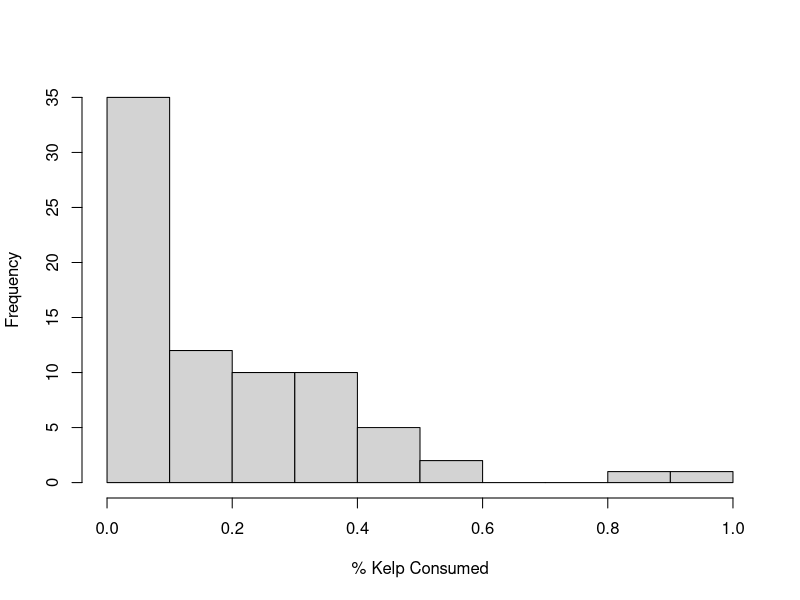
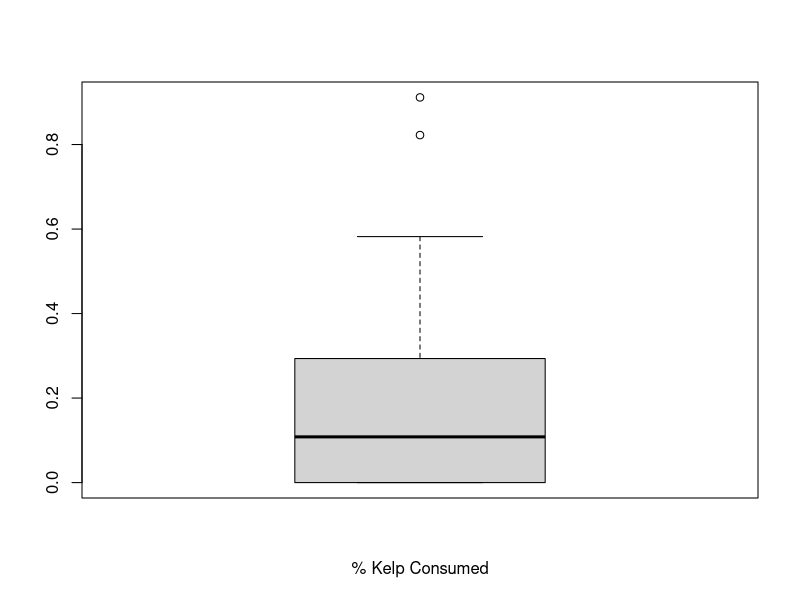
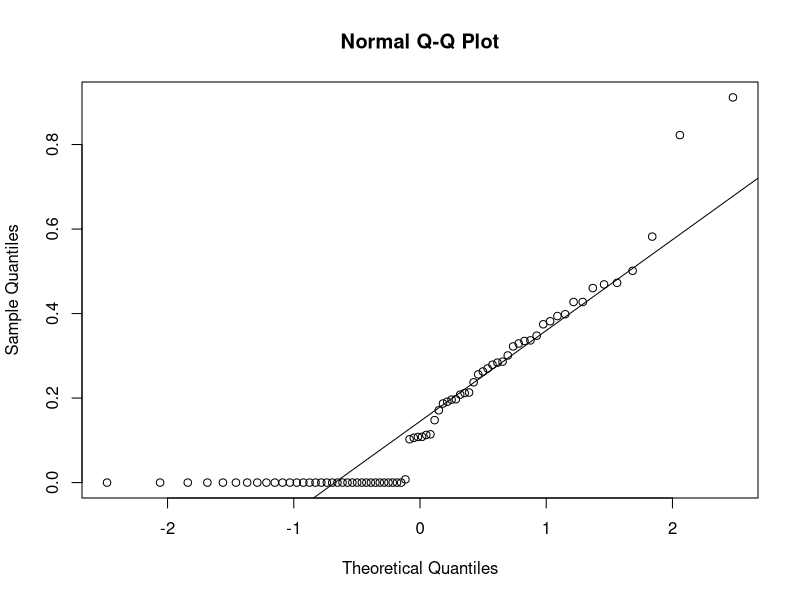
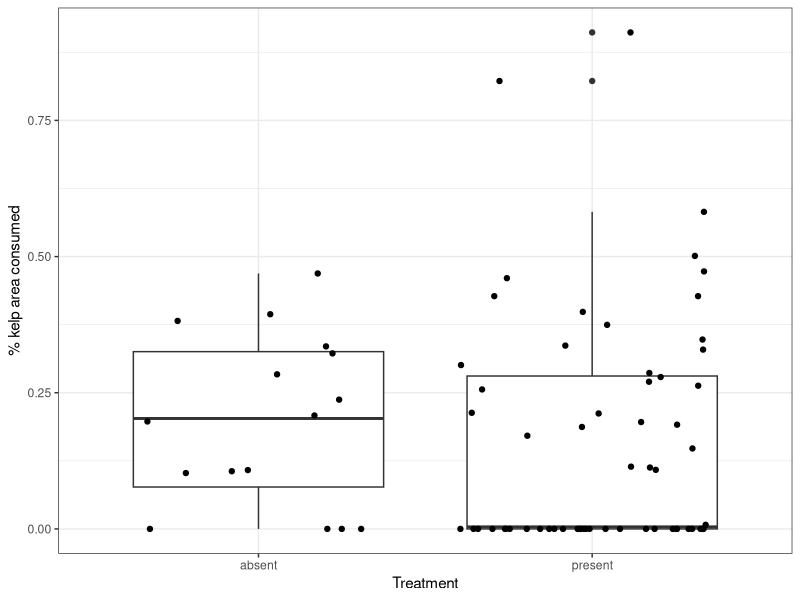
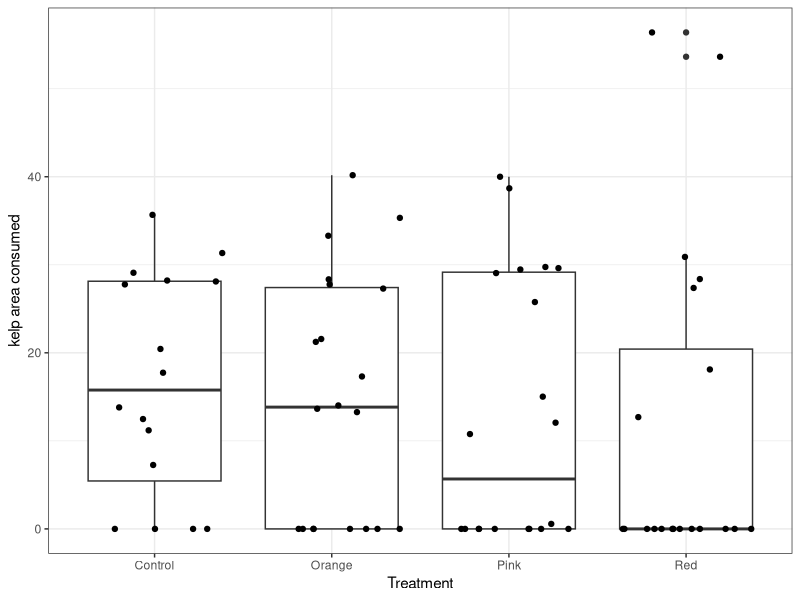
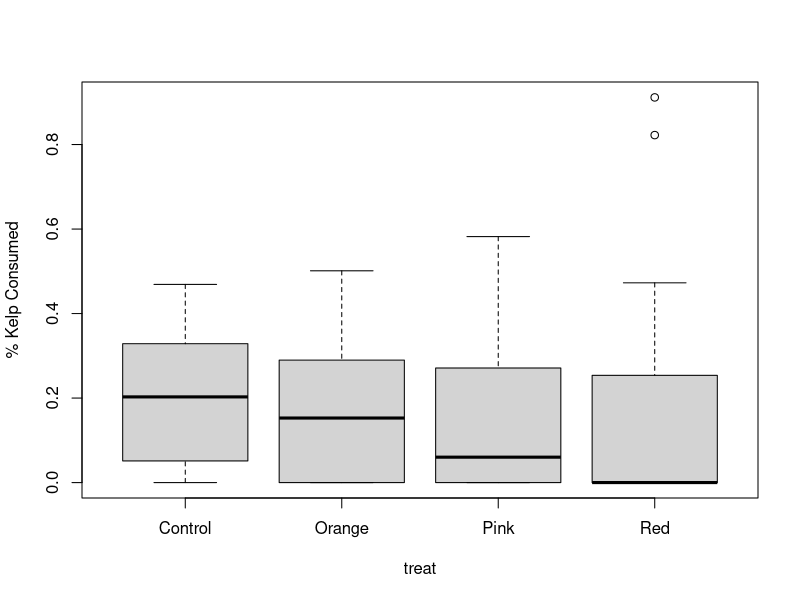
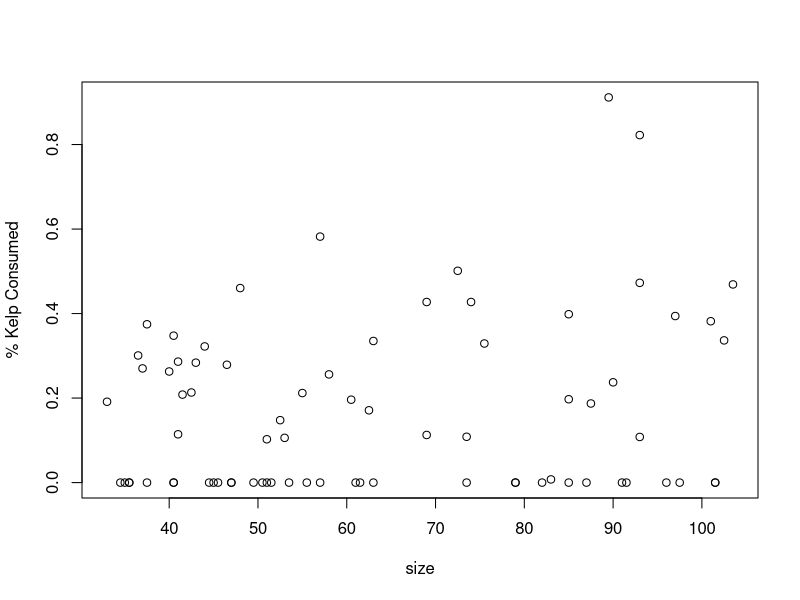
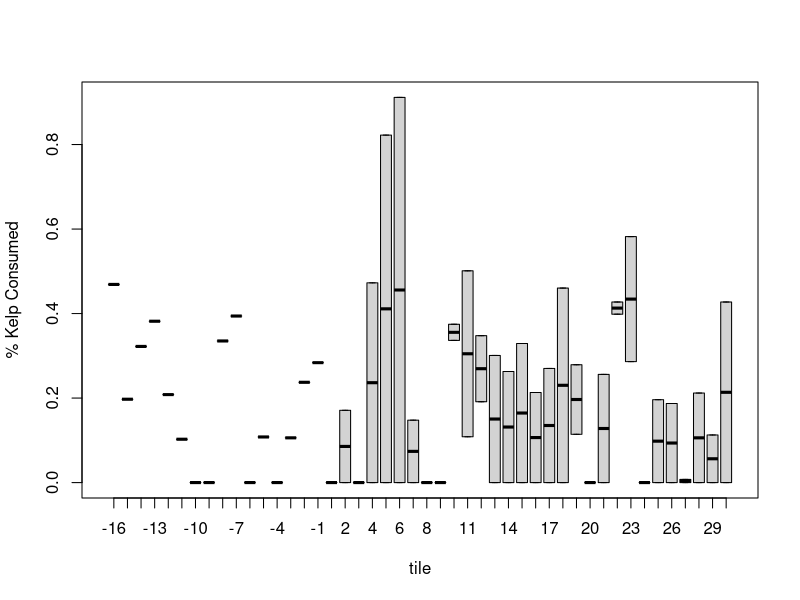

The R source for these figures, in order:
## Data analysis for Corynactis-Urchin deterrence experiment - kelp consumption ##
## Code by Amelia Ritger at UCSB on September 7, 2019 ##

library(tidyverse)
library(zoo)
library(readxl)

## LOAD DATA
data <- read_excel("data/raw.xlsx", sheet = "Kelp consumption")

## TIDY DATA
# To compare across treatments, presence/absence of Corynactis
data$corynactis_binary <- ifelse(data$`Treatment Number`>1, "present", "absent")
# Create variables: Kelp consumed, percent kelp consumed
data <- data %>%
  mutate(area_consumed_cm2=(`Kelp Before (cm^2)`-`Kelp After (cm^2)`)) %>%
  mutate(percent_consumed=(area_consumed_cm2/`Kelp Before (cm^2)`))

# look at "minimum % kelp consumed cutoff" contradictions between ImageJ and visual analysis
datan <- subset(data, `Kelp visibly consumed?`=="no")
datay <- subset(data, `Kelp visibly consumed?`=="yes")
sort(datan$percent_consumed) #If any percent consumption is less than 0.04, we assume there was no consumption (aka 'remove' ImageJ analysis error)...minus the one piece of kelp that definitely had a tiny bit of urchin chewing it
#data$percent_corrected <- ifelse(data$`Percent of Kelp Consumed`>0.04, data$`Percent of Kelp Consumed`, 0)
data$percent_corrected <- ifelse(data$`Kelp visibly consumed?`=="no", 0, data$percent_consumed)
data$area_corrected <- ifelse(data$`Kelp visibly consumed?`=="no", 0, data$area_consumed_cm2)

# To compare consumption (yes, no) across treatments
data$consumption_binary <- ifelse(data$percent_corrected>0, 1, 0)
# Average urchin body weight before and after trials
data <- data %>%
  mutate(urchin_avg_g = rowMeans(cbind(`Urchin weight before (g)`,`Urchin weight after (g)`)))
# To see if balcony versus wet lab location had an effect
data$experiment_location <- ifelse(data$`Tank number`>6, "Balcony", "Lab")
# To keep all control values rather than average them, assign each control trial a unique number
data$`Cory Tile Number`[data$`Cory Tile Number`==0] <- c(-1:-16)

# take averages (kelp consumption) of each tile, create new data frame from subsetted averages
data_avg <- data %>%
  group_by(`Cory Tile Number`) %>%                                     # group tile numbers together
  mutate(avg_area=mean(area_consumed_cm2, na.rm=TRUE))  %>%       # take mean kelp consumption of each tile group
  mutate(avg_percent=mean(percent_consumed, na.rm=TRUE)) %>% # take mean % kelp consumption of each tile group
  ungroup() %>%                                                        # ungroup data REALLY IMPT when using group_by
  distinct(`Cory Tile Number`, .keep_all = TRUE)                       # remove duplicate tiles


## ORGANIZE CODE
# assign the response variable to Y
Y <- as.numeric(data$percent_corrected) #binomial distribution? needs transformation
Yname <- as.character("% Kelp Consumed")

# assign the predictor variables to X
treat <- as.factor(data$Treatment)
size <- data$urchin_avg_g
tile <- as.factor(data$`Cory Tile Number`)
date <- as.factor(data$`Julian date`)
temp <- data$`Water Temperature (°C)`
kloc <- as.factor(data$`Kelp Location`)
tloc <- as.factor(data$experiment_location)
starv <- data$`Urchin Starvation Time (days)`
used <- as.factor(data$`Urchin "type"`)


## FIRST-PASS ANALYSIS 
#Univariate analysis for Y 
hist(Y, main="", xlab=Yname)
boxplot(Y, xlab=Yname)
qqnorm(Y)
qqline(Y)

# quick look at kelp consumption with and without Corynactis
ggplot(data,aes(x=corynactis_binary,y=percent_corrected))+
  geom_boxplot()+
  geom_jitter()+
  xlab("Treatment")+
  ylab("% kelp area consumed")+
  theme_bw()
#ggsave("figures/present_absent.pdf",a,width=5,height=5)

# rough model to look at effects of Corynactis on kelp consumption
m2 <- lm(Y~data$corynactis_binary)
summary(m2)

# quick look at kelp consumption by treatment
ggplot(data,aes(x=treat,y=area_corrected))+
  geom_boxplot()+
  geom_jitter()+
  xlab("Treatment")+
  ylab("kelp area consumed")+
  theme_bw()

# rough model to look at effects of treatment on kelp consumption
m1 <- lm(Y ~ treat)
summary(m1)

## now to do things properly...
# Visualize Y vs. Xs - are there any unpredicted effects?
plot(Y~treat, ylab=Yname)
plot(Y~size, ylab=Yname)
plot(Y~tile, ylab=Yname)
plot(Y~date, ylab=Yname)
plot(Y~temp, ylab=Yname)
plot(Y~kloc, ylab=Yname)
plot(Y~tloc, ylab=Yname)
plot(Y~starv, ylab=Yname)
plot(Y~used, ylab=Yname)

####################################################
# General one-way ANOVA: Mixed Model
####################################################
#### TO DO: deal with non-normal distribution of data

library(lmerTest)
m3 <- lmer(Y ~ treat + (1|tile))

summary(m3)
anova(m3)
anova(m3, ddf="lme4")
st <- step(m3)
plot(m3)

####################################################
# Chi-square test
###################################################
# Results: Red color morph is not necessarily more likely to have no consumption, since treatment and %consumption are independent

# Chi-square test for kelp consumption versus no consumption for yes/no Corynactis
t1<-table(data$corynactis_binary, data$consumption_binary)
rowSums(t1) #number of times Corynactis were or weren't used
colSums(t1) #number of times urchins did or did not eat
prop.table(t1)*100 #probability distribution table
cs <- chisq.test(data$corynactis_binary, data$consumption_binary)
cs$p.value #p value = 0.1326, yes/no consumption and yes/no Corynactis are independent
cs$observed #observed values
round(cs$expected,2) #expected values
round(cs$residuals, 3) #pearsons residuals
library(corrplot)
corrplot(cs$residuals, is.cor = FALSE) #visualize pearsons residuals; (blue color means positively associated with variables, red color means negatively associated with variables); controls driving a lot of this trend
contrib <- 100*cs$residuals^2/cs$statistic #contribution of residuals in %
round(contrib, 3) #visualize % contribution of pearsons residuals for each variable
corrplot(contrib, is.cor = FALSE) #visualize contribution - dependency is heavy on controls

# Chi-square test for kelp consumption versus no consumption across treatments
t2<-table(data$Treatment, data$consumption_binary)
#visualize contingency table
library(gplots)
balloonplot(t(t2), main ="", xlab ="", ylab="", label = FALSE, show.margins = FALSE)
cs <- chisq.test(data$Treatment, data$consumption_binary) #yes/no consumption and treatment are independent p = 0.1104, red morph positively associated with no consumption control positively associated with kelp consumption, control and red are strongly influencing dependency 
